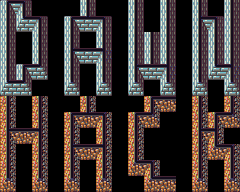

This is a level from a 2D game, rendered from its Tiled map with the project's own tilesets. A one-line summary and the complete map file follow:
An orthogonal 15x12 tile map with 16x16 px tiles, 1 tile layer (Tile Layer 1).

<map version="1.0" orientation="orthogonal" width="15" height="12" tilewidth="16" tileheight="16">
 <tileset firstgid="1" name="Walls" tilewidth="16" tileheight="16">
  <image source="../Objects/Walls.png" width="320" height="432" />
 </tileset>
 <layer name="Tile Layer 1" width="15" height="12">
  <data encoding="csv">
121,123,83,83,83,141,83,0,141,83,141,83,141,83,141,
141,161,123,83,121,165,123,0,141,83,141,83,144,123,141,
141,0,141,83,141,0,141,0,141,141,141,83,141,141,141,
141,0,141,83,144,122,146,0,141,141,141,83,141,141,141,
141,121,163,83,141,83,141,0,144,122,146,83,141,161,146,
161,163,83,83,142,83,142,0,142,83,142,83,142,83,142,
381,83,381,83,83,381,83,83,83,361,362,83,381,83,381,
381,83,381,83,361,405,363,83,361,403,83,83,381,361,403,
384,362,386,83,381,83,381,83,381,83,83,83,384,386,83,
381,83,381,83,384,362,386,83,381,83,83,83,381,401,363,
381,83,381,83,381,83,381,83,401,363,83,83,381,83,381,
382,83,382,83,382,83,382,83,83,401,362,83,382,83,382
</data>
 </layer>
</map>